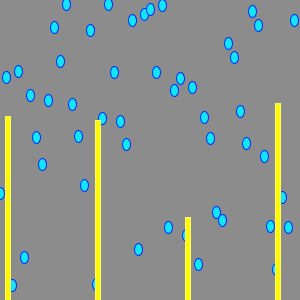
Frame 1 (no input)
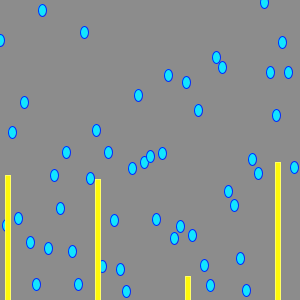
Frame 60 (the mouse pressed at the canvas centre just before this capture)
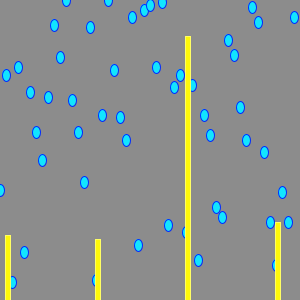
Frame 120 (the mouse held since frame 60 and released just before this capture)

The Processing sketch that drew these frames (run headless with seeded random() and noise(); from frame 60 on, the mouse is pressed at the canvas centre):

// Processing sketch: processing_39851
// ── processing_39851.pde

int num=50; //number of indices

//array setup
float[] y = new float[num];
float[] x =new float[num]; 



color rain = color(18, 229, 255); //setup colors
color lightning = color(255, 248, 10);

void setup() {
  size(300, 300);


  //setup the seed
  for (int a = 0; a < y.length; a++) {     //setup seed a
    y[a] = random(height);
  }


  for (int b = 0; b < x.length; b++) {     //setup seed b
    x[b] = random(width);
  }
}


void draw() {
  background(140);  //gray background

  //setup rain
  fill(rain);
  stroke(0,45,255); //outside of raindrop darker
  for (int a =0; a < num; a++) {
    ellipse((width/y.length)*a, y[a], 8,12) ;  //sets the size of rain
    y[a] = y[a]+2.5; //speed of rain
    if (y[a] > width) y[a] = 0;
  }
  
  //setup lightning
  stroke(255,255,100);
  fill(lightning);
  for (int b =0; b < num; b+=15) {
    rect((height/x.length)*b+5, x[b], 5, height);
    x[b]=x[b]+1; //lightning speed
    if (x[b] > height) x[b] = 0;
  }
}
